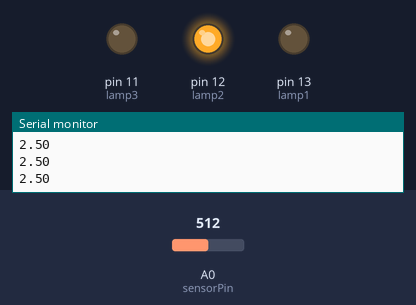
Recording of a sketch running on a simulated Arduino Uno, built with avr-gcc and run on an emulated ATmega328P. Parts: output pins drawn as LEDs (lit = HIGH), the last lines printed to the serial monitor. Inputs (shaded band) come from the test bench; at power-on: A0 (sensorPin) = 512.

Above: at 1.2 s.
1.3 s: A0 (sensorPin) set to 689
2.8 s: A0 (sensorPin) set to 711
At 4.0 s:
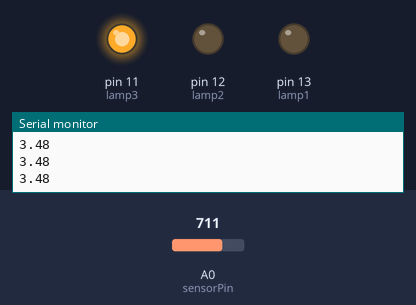
4.3 s: A0 (sensorPin) set to 306
At 5.1 s:
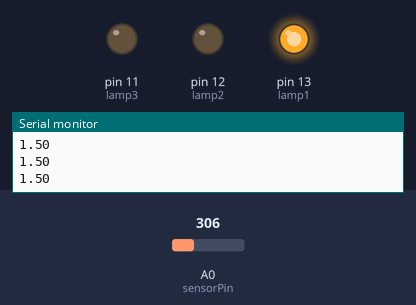
5.8 s: A0 (sensorPin) set to 338
7.3 s: A0 (sensorPin) set to 357
At 8.5 s:
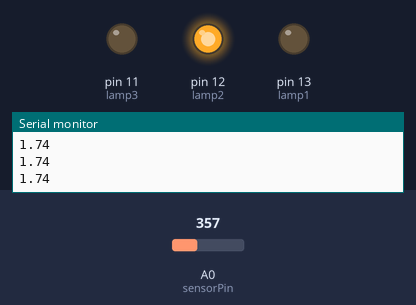
8.8 s: A0 (sensorPin) set to 122
At 9.7 s:
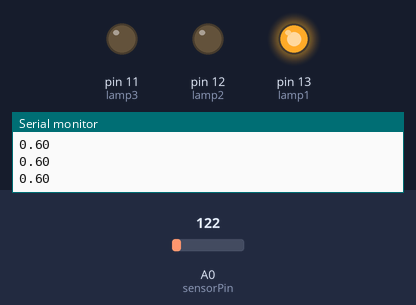
Timing chart, 0 to 11.3 s (numbered marks = the images above; inputs shaded):
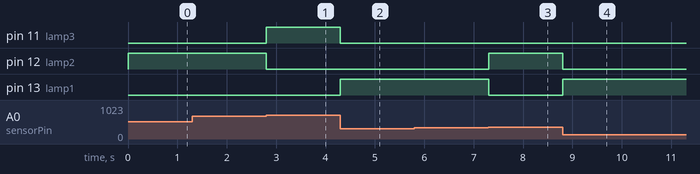

Measured:
- the behaviour switches between 695 and 696 on A0 (sensorPin) (found by bisection; images 0 and 1)
- the behaviour switches between 347 and 348 on A0 (sensorPin) (found by bisection; images 2 and 3)
- after the input at 2.8 s, pin 11 (lamp3): LOW → HIGH at once; pin 12 (lamp2): HIGH → LOW at once
- after the input at 4.3 s, pin 11 (lamp3): HIGH → LOW at once; pin 13 (lamp1): LOW → HIGH at once
- after the input at 7.3 s, pin 12 (lamp2): LOW → HIGH at once; pin 13 (lamp1): HIGH → LOW at once
- after the input at 8.8 s, pin 12 (lamp2): HIGH → LOW at once; pin 13 (lamp1): LOW → HIGH at once

The sketch:

5__22-10-2020__-_Analog_input___3_Lampu_LED_+_Potensiometer_.ino
```cpp
int sensorPin = A0; // input pin untuk potensiometer
int lamp1 = 13;
int lamp2 = 12;
int lamp3 = 11;
int sensorValue = 0;

void setup()
{
  pinMode(lamp1, OUTPUT);
  pinMode(lamp2, OUTPUT);
  pinMode(lamp3, OUTPUT);
  Serial.begin(9600);
}

void loop()
{
  // baca input di analog pin 0
  sensorValue = analogRead(A0);
  // Convert bacaan analog (from 0 - 1023) to a voltage (0 - 5V)
  float voltage = sensorValue * (5.0 / 1023.0);
  // print out nilai yang terbaca
  int outputValue = map(sensorValue, 0, 1023, 0, 255);

  if(voltage>=0 && voltage<1.7){
    digitalWrite(lamp1,HIGH);
    digitalWrite(lamp2,LOW);
    digitalWrite(lamp3,LOW);
  }else if(voltage>1.7 && voltage<3.4){
    digitalWrite(lamp1,LOW);
    digitalWrite(lamp2,HIGH);
    digitalWrite(lamp3,LOW);
  }else{
    digitalWrite(lamp1,LOW);
    digitalWrite(lamp2,LOW);
    digitalWrite(lamp3,HIGH);
  }
  Serial.println(voltage);
}
//Analog Input by : Irfan Arsyananda-021
```
